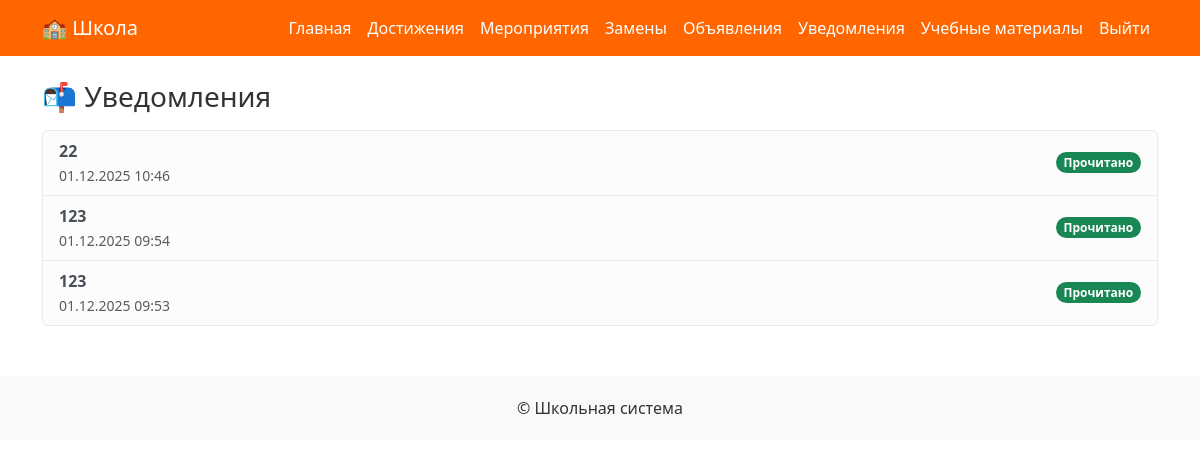
Screenshot of /notifications/ (signed in) with the database file from the repository.
### notifications/models.py (models this page shows, shortened)
class Notification(models.Model):
    sender = models.ForeignKey(CustomUser, on_delete=models.CASCADE, related_name='sent_notifications')
    receiver = models.ForeignKey(CustomUser, on_delete=models.CASCADE, related_name='received_notifications', null=True, blank=True)
    to_all_teachers = models.BooleanField(default=False)
    title = models.CharField(max_length=255)
    message = models.TextField()
    attachment = models.FileField(upload_to='notifications/', blank=True, null=True)
    is_read = models.BooleanField(default=False)
    created_at = models.DateTimeField(auto_now_add=True)
    class Meta:
        ordering = ['-created_at']

### notifications/views.py (the view)
# urls.py: path('', views.list_notifications, name='list_notifications'),
@login_required
def list_notifications(request):
    notifications = Notification.objects.filter(
        Q(receiver=request.user) | Q(to_all_teachers=True)
    ).order_by('-created_at')
    return render(request, "notifications/list_notifications.html", {"notifications": notifications})

### templates/notifications/list_notifications.html
{% extends "base.html" %}
{% block content %}
<h3 class="mb-3">📬 Уведомления</h3>
<div class="list-group">
    {% for notification in notifications %}
    <a href="{% url 'notifications:notification_detail' notification.id %}"
       class="list-group-item list-group-item-action d-flex justify-content-between align-items-center
       {% if not notification.is_read %}list-group-item-warning fw-bold{% else %}list-group-item-light{% endif %}">
        <div>
            <strong>{{ notification.title }}</strong>
            <br>
            <small class="text-muted">{{ notification.created_at|date:"d.m.Y H:i" }}</small>
        </div>
        {% if not notification.is_read %}
            <span class="badge bg-primary rounded-pill">Новое</span>
        {% else %}
            <span class="badge bg-success rounded-pill">Прочитано</span>
        {% endif %}
    </a>
    {% empty %}
    <div class="list-group-item">Нет уведомлений</div>
    {% endfor %}
</div>
{% endblock %}

### templates/base.html (style rules this page uses)
body { background-color: #ffffff; color: #333; }

### rows the page displays
Notification: title "22", created_at "01.12.2025 10:46", is_read "Прочитано"
Notification: title "123", created_at "01.12.2025 09:54", is_read "Прочитано"
Notification: title "123", created_at "01.12.2025 09:53", is_read "Прочитано"
